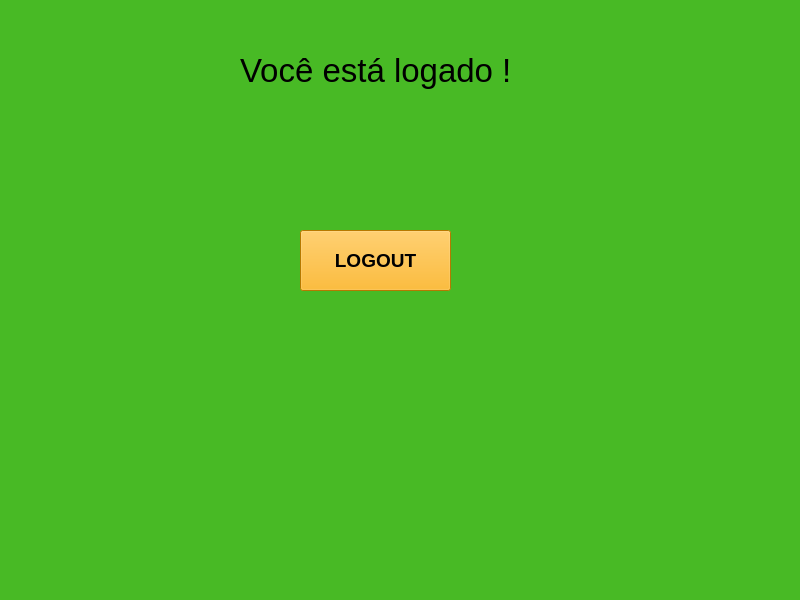
<?xml version="1.0" encoding="UTF-8"?>
<ui version="4.0">
 <class>MainWindow</class>
 <widget class="QMainWindow" name="MainWindow">
  <property name="geometry">
   <rect>
    <x>0</x>
    <y>0</y>
    <width>800</width>
    <height>600</height>
   </rect>
  </property>
  <property name="windowTitle">
   <string>MainWindow</string>
  </property>
  <property name="styleSheet">
   <string notr="true">background-color: rgb(72, 186, 37);</string>
  </property>
  <widget class="QWidget" name="centralwidget">
   <widget class="QLabel" name="label">
    <property name="geometry">
     <rect>
      <x>240</x>
      <y>40</y>
      <width>401</width>
      <height>61</height>
     </rect>
    </property>
    <property name="font">
     <font>
      <pointsize>25</pointsize>
     </font>
    </property>
    <property name="text">
     <string>Você está logado !</string>
    </property>
   </widget>
   <widget class="QPushButton" name="pushButton">
    <property name="geometry">
     <rect>
      <x>300</x>
      <y>230</y>
      <width>151</width>
      <height>61</height>
     </rect>
    </property>
    <property name="font">
     <font>
      <pointsize>14</pointsize>
      <weight>75</weight>
      <bold>true</bold>
     </font>
    </property>
    <property name="styleSheet">
     <string notr="true">background-color: rgb(255, 170, 0);</string>
    </property>
    <property name="text">
     <string>LOGOUT</string>
    </property>
   </widget>
  </widget>
  <widget class="QMenuBar" name="menubar">
   <property name="geometry">
    <rect>
     <x>0</x>
     <y>0</y>
     <width>800</width>
     <height>21</height>
    </rect>
   </property>
  </widget>
  <widget class="QStatusBar" name="statusbar"/>
 </widget>
 <resources/>
 <connections/>
</ui>
